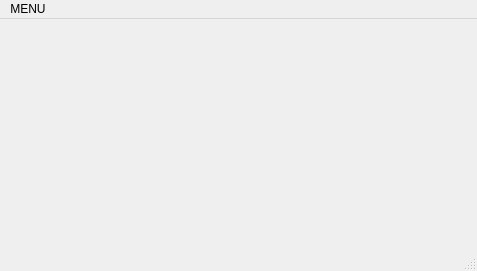
<?xml version="1.0" encoding="UTF-8"?>
<ui version="4.0">
 <class>MainWindow</class>
 <widget class="QMainWindow" name="MainWindow">
  <property name="geometry">
   <rect>
    <x>0</x>
    <y>0</y>
    <width>477</width>
    <height>271</height>
   </rect>
  </property>
  <property name="windowTitle">
   <string>MainWindow</string>
  </property>
  <widget class="QWidget" name="centralwidget"/>
  <widget class="QMenuBar" name="menubar">
   <property name="geometry">
    <rect>
     <x>0</x>
     <y>0</y>
     <width>477</width>
     <height>22</height>
    </rect>
   </property>
   <widget class="QMenu" name="menuMENU">
    <property name="title">
     <string>MENU</string>
    </property>
   </widget>
   <addaction name="menuMENU"/>
  </widget>
  <widget class="QStatusBar" name="statusbar"/>
 </widget>
 <resources/>
 <connections/>
</ui>
